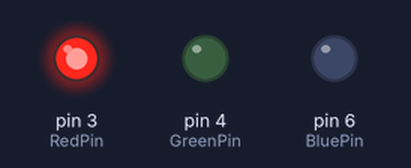
Simulated run of this sketch. Board: Arduino Mega 2560, built with avr-gcc and run on an emulated ATmega2560. On the bench: output pins drawn as LEDs (lit = HIGH).

Above: at 1.2 s.
At 3.7 s:
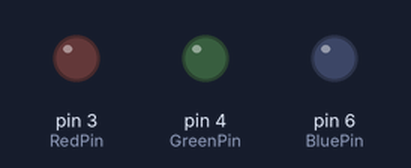
At 6.2 s:
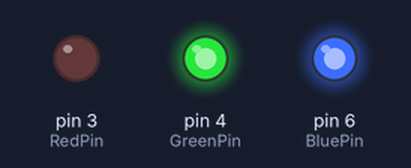
At 8.7 s:
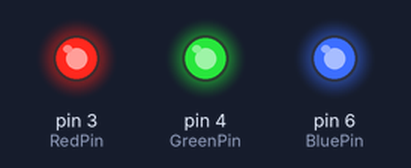
Timing chart, 0 to 13.0 s (numbered marks = the images above):
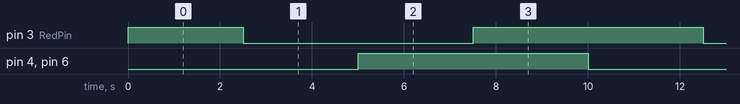

Measured:
- by itself, pin 3 (RedPin): repeats every 10.0 s: LOW 5.0 s, HIGH 5.0 s
- by itself, pin 4 (GreenPin), pin 6 (BluePin): alternates HIGH for 5.0 s and LOW for 5.0 s
- by itself, everything shown: repeats every 10.0 s, in 4 steps

The sketch:

Lesson2_MEGA.ino
```cpp
  const int RedPin = 3;
  const int BluePin = 6;
  const int GreenPin = 4;

void setup() {
  // put your setup code here, to run once:
  pinMode(RedPin, OUTPUT);
  pinMode(BluePin, OUTPUT);
  pinMode(GreenPin, OUTPUT);
}

void loop() {
  // put your main code here, to run repeatedly:
  //Green LED is non functional
  setColor(255,0,0);
  delay(2500);
  setColor(0,255,0);
  delay(2500);
  setColor(0,0,255);
  delay(2500);
  setColor(255,255,255);
  delay(2500);
}

void setColor(int redValue, int blueValue, int greenValue)
{
  analogWrite(RedPin, redValue);
  analogWrite(GreenPin, greenValue);
  analogWrite(BluePin, greenValue);
}
```
